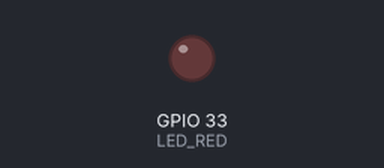
Simulated run of this sketch. Board: ESP32. Shown: output pins drawn as LEDs (lit = HIGH). WiFi joins after 1.5 s; servers stay silent unless stated; a WiFi scan finds three made-up networks; uploads are accepted with an empty reply; the camera gives no picture; what the sketch prints to the serial monitor is not drawn.

Above: at 2.4 s.
At 3.9 s:
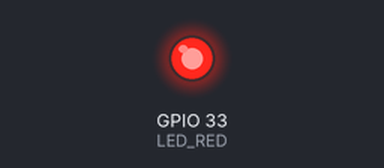
Timing chart, 0 to 5.4 s (numbered marks = the images above):
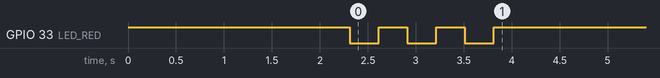

The sketch:

esp32cam_frames.ino
```cpp
// ESP32-CAM (AI Thinker): Echo 버튼을 누를 때만 한 장 찍어서 노트북 서버 /api/frame 으로 업로드
#include "esp_camera.h"
#include <WiFi.h>
#include <HTTPClient.h>
#include "secrets.h"

// AI Thinker ESP32-CAM 핀
#define PWDN_GPIO_NUM 32
#define RESET_GPIO_NUM -1
#define XCLK_GPIO_NUM 0
#define SIOD_GPIO_NUM 26
#define SIOC_GPIO_NUM 27
#define Y9_GPIO_NUM 35
#define Y8_GPIO_NUM 34
#define Y7_GPIO_NUM 39
#define Y6_GPIO_NUM 36
#define Y5_GPIO_NUM 21
#define Y4_GPIO_NUM 19
#define Y3_GPIO_NUM 18
#define Y2_GPIO_NUM 5
#define VSYNC_GPIO_NUM 25
#define HREF_GPIO_NUM 23
#define PCLK_GPIO_NUM 22
#define LED_RED 33  // 뒷면 작은 빨간 LED (LOW=켜짐)

String url;
String captureUrl;

bool initCamera() {
  camera_config_t c = {};
  c.ledc_channel = LEDC_CHANNEL_0;
  c.ledc_timer = LEDC_TIMER_0;
  c.pin_d0 = Y2_GPIO_NUM;
  c.pin_d1 = Y3_GPIO_NUM;
  c.pin_d2 = Y4_GPIO_NUM;
  c.pin_d3 = Y5_GPIO_NUM;
  c.pin_d4 = Y6_GPIO_NUM;
  c.pin_d5 = Y7_GPIO_NUM;
  c.pin_d6 = Y8_GPIO_NUM;
  c.pin_d7 = Y9_GPIO_NUM;
  c.pin_xclk = XCLK_GPIO_NUM;
  c.pin_pclk = PCLK_GPIO_NUM;
  c.pin_vsync = VSYNC_GPIO_NUM;
  c.pin_href = HREF_GPIO_NUM;
  c.pin_sccb_sda = SIOD_GPIO_NUM;
  c.pin_sccb_scl = SIOC_GPIO_NUM;
  c.pin_pwdn = PWDN_GPIO_NUM;
  c.pin_reset = RESET_GPIO_NUM;
  c.xclk_freq_hz = 20000000;
  c.pixel_format = PIXFORMAT_JPEG;
  c.frame_size = FRAMESIZE_VGA;  // 640x480
  c.jpeg_quality = 12;
  c.fb_count = 2;
  c.fb_location = CAMERA_FB_IN_PSRAM;
  c.grab_mode = CAMERA_GRAB_LATEST;
  esp_err_t err = esp_camera_init(&c);
  if (err != ESP_OK) {
    Serial.printf("camera init failed 0x%x\n", err);
    return false;
  }
  return true;
}

void connectWiFi() {
  WiFi.mode(WIFI_STA);
  WiFi.setSleep(false);
  int found = WiFi.scanNetworks();
  Serial.printf("scan: %d networks\n", found);
  for (int i = 0; i < found; i++)
    Serial.printf("  %-32s ch%-3d rssi%d\n", WiFi.SSID(i).c_str(), WiFi.channel(i), WiFi.RSSI(i));
  WiFi.begin(WIFI_SSID, WIFI_PASS);
  Serial.printf("connecting to %s", WIFI_SSID);
  uint32_t t = millis();
  while (WiFi.status() != WL_CONNECTED) {
    digitalWrite(LED_RED, !digitalRead(LED_RED));
    Serial.print(".");
    delay(300);
    if (millis() - t > 15000) {
      Serial.printf("\nstatus=%d, retrying\n", WiFi.status());
      WiFi.disconnect();
      WiFi.begin(WIFI_SSID, WIFI_PASS);
      t = millis();
    }
  }
  digitalWrite(LED_RED, HIGH);
  Serial.printf("\nWiFi OK, IP: %s\n", WiFi.localIP().toString().c_str());
}

void setup() {
  Serial.begin(115200);
  pinMode(LED_RED, OUTPUT);
  digitalWrite(LED_RED, HIGH);
  if (!initCamera()) {
    delay(3000);
    ESP.restart();
  }
  connectWiFi();
  url = String("http://") + SERVER_HOST + ":" + SERVER_PORT + "/api/frame";
  captureUrl = String("http://") + SERVER_HOST + ":" + SERVER_PORT + "/api/capture?seq=";
  Serial.println("READY: waiting for capture requests");
}

void captureAndUpload() {
  // 버퍼에 남은 예전 프레임 버리고 새로 찍기
  camera_fb_t *old = esp_camera_fb_get();
  if (old) esp_camera_fb_return(old);
  camera_fb_t *fb = esp_camera_fb_get();
  if (!fb) { Serial.println("capture failed"); return; }
  digitalWrite(LED_RED, LOW);  // 찍는 동안 뒷면 빨간 LED 켜짐
  HTTPClient http;
  http.setTimeout(5000);
  http.begin(url);
  http.addHeader("Content-Type", "image/jpeg");
  int code = http.POST(fb->buf, fb->len);
  Serial.printf("frame %u bytes -> %d\n", (unsigned)fb->len, code);
  http.end();
  esp_camera_fb_return(fb);
  digitalWrite(LED_RED, HIGH);
}

// 서버에 "찍을 일 있어?" 물어보기 (서버가 최대 20초 붙잡고 있다가 요청 오면 바로 응답)
long seq = -1;
void loop() {
  if (WiFi.status() != WL_CONNECTED) connectWiFi();

  HTTPClient http;
  http.setTimeout(25000);
  String q = captureUrl + (seq >= 0 ? String(seq) : String(""));
  http.begin(q);
  int code = http.GET();
  if (code != 200) {
    Serial.printf("poll failed: %d\n", code);
    http.end();
    delay(1000);
    return;
  }
  String body = http.getString();  // "<seq> capture" | "<seq> idle"
  http.end();
  int sp = body.indexOf(' ');
  long newSeq = body.substring(0, sp).toInt();
  bool capture = body.indexOf("capture") > 0;
  seq = newSeq;
  if (capture) {
    Serial.printf("capture request #%ld\n", seq);
    captureAndUpload();
  }
}
```

secrets.example.h
```cpp
#pragma once
// Copy to secrets.h and fill in. secrets.h is git-ignored.
// Use a 2.4 GHz network (ESP32 does not support 5 GHz).
#define WIFI_SSID   "your-2.4ghz-wifi"
#define WIFI_PASS   "your-password"
// IP of the laptop running `npm run dev`.
// With a Windows Mobile Hotspot the laptop is always 192.168.137.1
#define SERVER_HOST "192.168.137.1"
#define SERVER_PORT 3000
```
